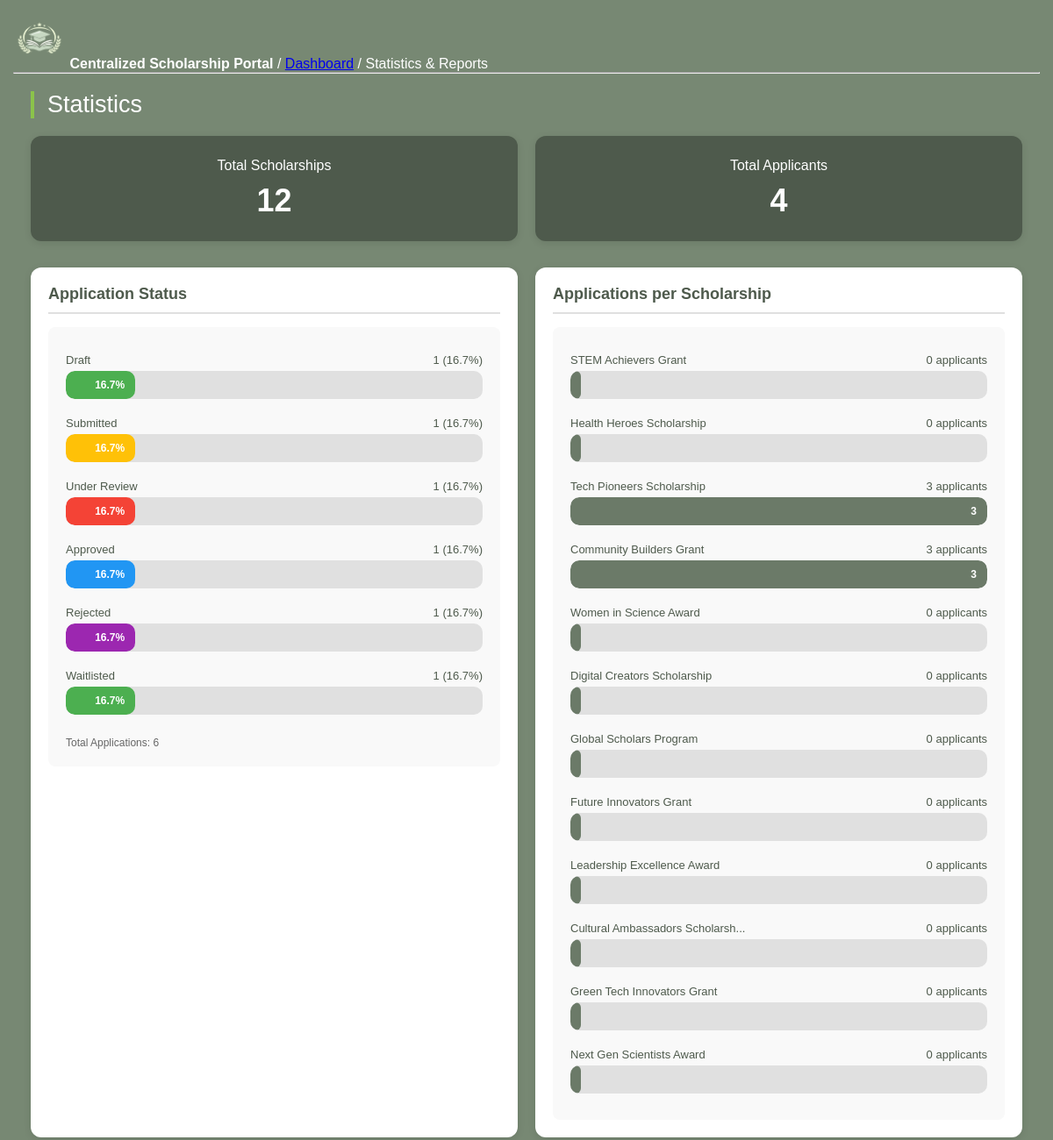
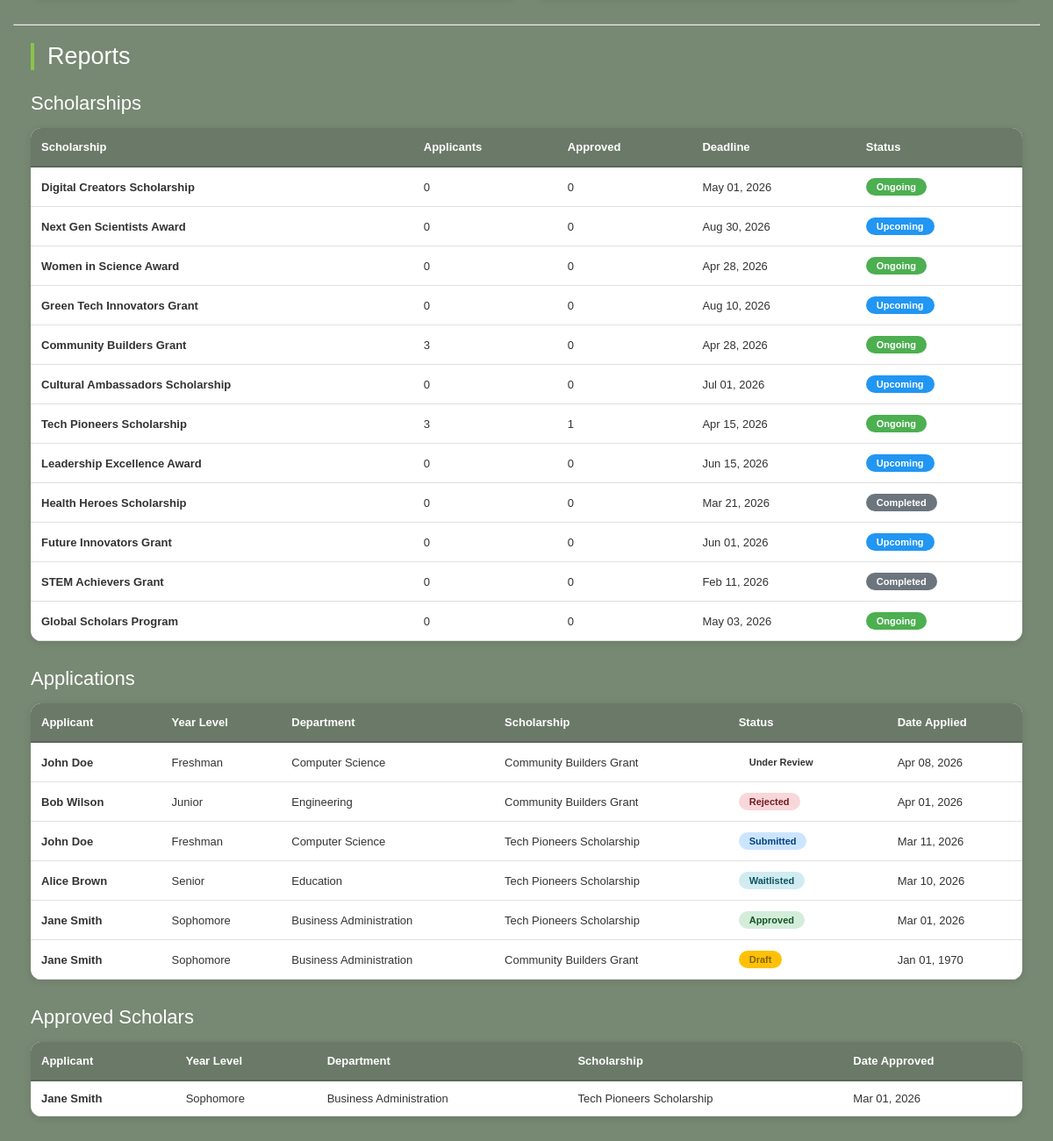
Page /Frontends/Server-side/statistics_reports.php on the committed database (2 pictures, top to bottom).
### tables this page shows
CREATE TABLE `SCHOLARSHIPS` (
  `scholarship_id` int(11) NOT NULL,
  `title` varchar(45) NOT NULL,
  `description` varchar(45) NOT NULL,
  `deadline` datetime NOT NULL,
  `eligibility` text NOT NULL,
  `requirements` text NOT NULL,
  `release_status` enum('Draft','Published') NOT NULL,
  `status` enum('Completed','Ongoing','Upcoming') NOT NULL,
  `created_by` int(11) NOT NULL,
  `created_at` datetime NOT NULL
);

CREATE TABLE `APPLICATIONS` (
  `application_id` int(11) NOT NULL,
  `student_id` int(11) NOT NULL,
  `scholarship_id` int(11) NOT NULL,
  `status` enum('Draft','Submitted','Under Review','Approved','Rejected','Waitlisted') NOT NULL,
  `submission_date` datetime DEFAULT NULL,
  `reviewed_by` int(11) DEFAULT NULL,
  `review_date` datetime DEFAULT NULL
);

CREATE TABLE `STUDENTS` (
  `student_id` int(11) NOT NULL,
  `account_id` int(11) NOT NULL,
  `first_name` varchar(45) NOT NULL,
  `last_name` varchar(45) NOT NULL,
  `department` varchar(45) NOT NULL,
  `year_level` enum('Freshman','Sophomore','Junior','Senior') NOT NULL,
  `contact_num` int(11) NOT NULL
);

### Frontends/Server-side/statistics_reports.php (the view, shortened to what this page needs)
<?php
require '../../db_connect.php';
$total_scholarships_query = mysqli_query($conn, "SELECT COUNT(*) as total FROM scholarships");
$total_scholarships = mysqli_fetch_assoc($total_scholarships_query)['total'];
$total_applicants_query = mysqli_query($conn, "SELECT COUNT(DISTINCT student_id) as total FROM applications");
$total_applicants = mysqli_fetch_assoc($total_applicants_query)['total'];
$status_count_query = mysqli_query($conn, "SELECT status, COUNT(*) as count FROM applications GROUP BY status");
$status_data = [];
while($row = mysqli_fetch_assoc($status_count_query)){
    $status_data[$row['status']] = $row['count'];
}
$app_per_schol = "SELECT s.title, COUNT(a.application_id) as applicant_count
                    FROM scholarships s
                    LEFT JOIN applications a ON s.scholarship_id = a.scholarship_id
                    GROUP BY s.scholarship_id";
$app_per_schol_query = mysqli_query($conn, $app_per_schol);
$scholarship_applications = [];
while($row = mysqli_fetch_assoc($app_per_schol_query)){
    $scholarship_applications[] = $row;
}
$schol_report = "SELECT s.scholarship_id, s.title, s.deadline, s.status,
                            COUNT(DISTINCT a.application_id) as total_applicants,
                            COUNT(DISTINCT CASE WHEN a.status = 'Approved' THEN a.student_id END) as approved_count
                        FROM scholarships s
                        LEFT JOIN applications a ON s.scholarship_id = a.scholarship_id
                        GROUP BY s.scholarship_id
                        ORDER BY s.created_at DESC";
$schol_report_query = mysqli_query($conn, $schol_report);
$schol_report_data = [];
while($row = mysqli_fetch_assoc($schol_report_query)){
    $schol_report_data[] = $row;
}
$app_report = "SELECT a.application_id, a.status as application_status, a.submission_date,
                    CONCAT(s.first_name, ' ', s.last_name) as applicant_name,
                    s.year_level, s.department, sch.title as scholarship_title, sch.deadline as scholarship_deadline
                FROM applications a
                JOIN students s ON a.student_id = s.student_id
                JOIN scholarships sch ON a.scholarship_id = sch.scholarship_id
                ORDER BY a.submission_date DESC";
$app_report_query = mysqli_query($conn, $app_report);
$app_report_data = [];
while($row = mysqli_fetch_assoc($app_report_query)){
    $app_report_data[] = $row;
}
$approved_report = "SELECT a.application_id, a.submission_date,
                        CONCAT(s.first_name, ' ', s.last_name) as applicant_name,
                        s.year_level, s.department, sch.title as scholarship_title, a.status as application_status
                    FROM applications a
                    JOIN students s ON a.student_id = s.student_id
                    JOIN scholarships sch ON a.scholarship_id = sch.scholarship_id
                    WHERE a.status = 'Approved'
                    ORDER BY a.submission_date DESC";
$approved_report_query = mysqli_query($conn, $approved_report);
$approved_scholars = [];
while($row = mysqli_fetch_assoc($approved_report_query)){
    $approved_scholars[] = $row;
}
?>
<!DOCTYPE html>
<html>
    <head>
        <link rel="stylesheet" href="stats_report_design.css">
    </head>
    <body>
        <header>
            <img src="../../Frontends/icons/CSP_logo.png" alt="CSP_logo" width="60" height="60">
            <strong>Centralized Scholarship Portal</strong>
            <span> / <a href="Server_Dashboard.php">Dashboard</a> / Statistics & Reports</span>
        </header>
        <hr>
        <div class="container">
            <h1>Statistics</h1>
            <div class="stats-grid">
                <div class="stat-card">
                    <strong>Total Scholarships</strong>
                    <p><?php echo $total_scholarships; ?></p>
                </div>
                <div class="stat-card">
                    <strong>Total Applicants</strong>
                    <p><?php echo $total_applicants; ?></p>
                </div>
            </div>
            <div class="charts-section">
                <div class="chart-card">
                    <h3>Application Status</h3>
                    <div class="chart-placeholder">
                        <?php if(empty($status_data)): ?>
                            <p>No application data available.</p>
                        <?php else: ?>
                            <?php
                            $total_applications = array_sum($status_data);
                            $colors = ['#4caf50', '#ffc107', '#f44336', '#2196f3', '#9c27b0'];
                            $color_index = 0;
                            foreach($status_data as $status => $count):
                                $percentage = ($count / $total_applications) * 100;
                                $color = $colors[$color_index % count($colors)];
                            ?>
                            <div class="chart-item">
                                <div class="chart-label">
                                    <span><?php echo ucfirst($status); ?></span>
                                    <span><?php echo $count; ?> (<?php echo round($percentage, 1); ?>%)</span>
                                </div>
                                <div class="chart-bar">
                                    <div class="chart-fill" style="width: <?php echo $percentage; ?>%; background: <?php echo $color; ?>;">
                                        <?php if($percentage > 10): ?>
                                            <?php echo round($percentage, 1); ?>%
                                        <?php endif; ?>
                                    </div>
                                </div>
                            </div>
                            <?php $color_index++; endforeach; ?>
                            <p style="margin-top: 15px; font-size: 12px; color: #666;">Total Applications: <?php echo $total_applications; ?></p>
                        <?php endif; ?>
                    </div>
                </div>
                <div class="chart-card">
                    <h3>Applications per Scholarship</h3>
                    <div class="chart-placeholder">
                        <?php if(empty($scholarship_applications)): ?>
                            <p>No scholarship application data available.</p>
                        <?php else: ?>
                            <?php
                            $max_applicants = max(array_column($scholarship_applications, 'applicant_count'));
                            $max_applicants = $max_applicants > 0 ? $max_applicants : 1;
                            foreach($scholarship_applications as $item):
                                $percentage = ($item['applicant_count'] / $max_applicants) * 100;
                            ?>
                            <div class="chart-item">
                                <div class="chart-label">
                                    <span><?php echo htmlspecialchars(substr($item['title'], 0, 30)); if(strlen($item['title']) > 30) echo '...'; ?></span>
                                    <span><?php echo $item['applicant_count']; ?> applicants</span>
                                </div>
                                <div class="chart-bar">
                                    <div class="chart-fill" style="width: <?php echo $percentage; ?>%;">
                                        <?php if($percentage > 15): ?>
                                            <?php echo $item['applicant_count']; ?>
                                        <?php endif; ?>
                                    </div>
                                </div>
                            </div>
                            <?php endforeach; ?>
                        <?php endif; ?>
                    </div>
                </div>
            </div>
        </div>
        <hr>
        <div class="container">
            <h1>Reports</h1>
            <h2>Scholarships</h2>
            <div class="table-container">
                <table>
                    <thead>
                        <tr>
                            <th>Scholarship</th>
                            <th>Applicants</th>
                            <th>Approved</th>
                            <th>Deadline</th>
                            <th>Status</th>
                        </tr>
                    </thead>
                    <tbody>
                        <?php if(!empty($schol_report_data)): ?>
                            <?php foreach($schol_report_data as $scholarship): ?>
                                <tr>
                                    <td><strong><?php echo htmlspecialchars($scholarship['title']); ?></strong></td>
                                    <td><?php echo $scholarship['total_applicants']; ?></td>
                                    <td><?php echo $scholarship['approved_count']; ?></td>
                                    <td><?php echo date('M d, Y', strtotime($scholarship['deadline'])); ?></td>
                                    <td><span class="status-badge status-<?php echo strtolower($scholarship['status']); ?>"><?php echo $scholarship['status']; ?></span></td>
                                </tr>
                            <?php endforeach; ?>
                        <?php else: ?>
                            <tr class="empty-row">
                                <td colspan="6">No scholarship data available.</td>
                            </tr>
                        <?php endif; ?>
                    </tbody>
                </table>
            </div>
            <h2>Applications</h2>
            <div class="table-container">
                <table>
                    <thead>
                        <tr>
                            <th>Applicant</th>
                            <th>Year Level</th>
                            <th>Department</th>
                            <th>Scholarship</th>
                            <th>Status</th>
                            <th>Date Applied</th>
                        </tr>
                    </thead>
                    <tbody>
                        <?php if(!empty($app_report_data)): ?>
                            <?php foreach($app_report_data as $application): ?>
                                <tr>
                                    <td><strong><?php echo htmlspecialchars($application['applicant_name']); ?></strong></td>
                                    <td><?php echo htmlspecialchars($application['year_level']); ?></td>
                                    <td><?php echo htmlspecialchars($application['department']); ?></td>
                                    <td><?php echo htmlspecialchars($application['scholarship_title']); ?></td>
                                    <td><span class="status-badge status-<?php echo strtolower($application['application_status']); ?>"><?php echo $application['application_status']; ?></span></td>
                                    <td><?php echo date('M d, Y', strtotime($application['submission_date'])); ?></td>
                                </tr>
                            <?php endforeach; ?>
                        <?php else: ?>
                            <tr class="empty-row">
                                <td colspan="6">No application data available.</td>
                            </tr>
                        <?php endif; ?>
                    </tbody>
                </table>
            </div>
            <h2>Approved Scholars</h2>
            <div class="table-container">
                <table>
                    <thead>
                        <tr>
                            <th>Applicant</th>
                            <th>Year Level</th>
                            <th>Department</th>
                            <th>Scholarship</th>
                            <th>Date Approved</th>
                        </tr>
                    </thead>
                    <tbody>
                        <?php if(!empty($approved_scholars)): ?>
                            <?php foreach($approved_scholars as $scholar): ?>
                                <tr>
                                    <td><strong><?php echo htmlspecialchars($scholar['applicant_name']); ?></strong></td>
                                    <td><?php echo htmlspecialchars($scholar['year_level']); ?></td>
                                    <td><?php echo htmlspecialchars($scholar['department']); ?></td>
                                    <td><?php echo htmlspecialchars($scholar['scholarship_title']); ?></td>
                                    <td><?php echo date('M d, Y', strtotime($scholar['submission_date'])); ?></td>
                                </tr>
                            <?php endforeach; ?>
                        <?php else: ?>
                            <tr class="empty-row">
                                <td colspan="5">No approved scholars yet.</td>
                            </tr>
                        <?php endif; ?>
                    </tbody>
                </table>
            </div>
        </div>
    </body>
</html>

### rows in the picture
scholarships: title "Digital Creators Scholarship", total_applicants "0", approved_count "0", deadline "May 01, 2026", status "Ongoing"
scholarships: title "Next Gen Scientists Award", total_applicants "0", approved_count "0", deadline "Aug 30, 2026", status "Upcoming"
scholarships: title "Women in Science Award", total_applicants "0", approved_count "0", deadline "Apr 28, 2026", status "Ongoing"
scholarships: title "Green Tech Innovators Grant", total_applicants "0", approved_count "0", deadline "Aug 10, 2026", status "Upcoming"
scholarships: title "Community Builders Grant", total_applicants "3", approved_count "0", deadline "Apr 28, 2026", status "Ongoing"
scholarships: title "Cultural Ambassadors Scholarship", total_applicants "0", approved_count "0", deadline "Jul 01, 2026", status "Upcoming"
scholarships: title "Tech Pioneers Scholarship", total_applicants "3", approved_count "1", deadline "Apr 15, 2026", status "Ongoing"
scholarships: title "Leadership Excellence Award", total_applicants "0", approved_count "0", deadline "Jun 15, 2026", status "Upcoming"
scholarships: title "Health Heroes Scholarship", total_applicants "0", approved_count "0", deadline "Mar 21, 2026", status "Completed"
scholarships: title "Future Innovators Grant", total_applicants "0", approved_count "0", deadline "Jun 01, 2026", status "Upcoming"
scholarships: title "STEM Achievers Grant", total_applicants "0", approved_count "0", deadline "Feb 11, 2026", status "Completed"
scholarships: title "Global Scholars Program", total_applicants "0", approved_count "0", deadline "May 03, 2026", status "Ongoing"
applications: applicant_name "John Doe", student.year_level "Freshman", student.department "Computer Science", scholarship.title "Community Builders Grant", status "Under Review", submission_date "Apr 08, 2026"
applications: applicant_name "Bob Wilson", student.year_level "Junior", student.department "Engineering", scholarship.title "Community Builders Grant", status "Rejected", submission_date "Apr 01, 2026"
applications: applicant_name "John Doe", student.year_level "Freshman", student.department "Computer Science", scholarship.title "Tech Pioneers Scholarship", status "Submitted", submission_date "Mar 11, 2026"
applications: applicant_name "Alice Brown", student.year_level "Senior", student.department "Education", scholarship.title "Tech Pioneers Scholarship", status "Waitlisted", submission_date "Mar 10, 2026"
applications: applicant_name "Jane Smith", student.year_level "Sophomore", student.department "Business Administration", scholarship.title "Tech Pioneers Scholarship", status "Approved", submission_date "Mar 01, 2026"
applications: applicant_name "Jane Smith", student.year_level "Sophomore", student.department "Business Administration", scholarship.title "Community Builders Grant", status "Draft", submission_date "Jan 01, 1970"

### other values in the picture
$total_scholarships "12"
$total_applicants "4"
$status "Draft"
$count "1"
$percentage "16.7"
$status "Submitted"
$status "Under Review"
$status "Approved"
$status "Rejected"
$status "Waitlisted"
$total_applications "6"
substr($item['title'], 0, 30) "STEM Achievers Grant"
$item['applicant_count'] "0"
substr($item['title'], 0, 30) "Health Heroes Scholarship"
substr($item['title'], 0, 30) "Tech Pioneers Scholarship"
